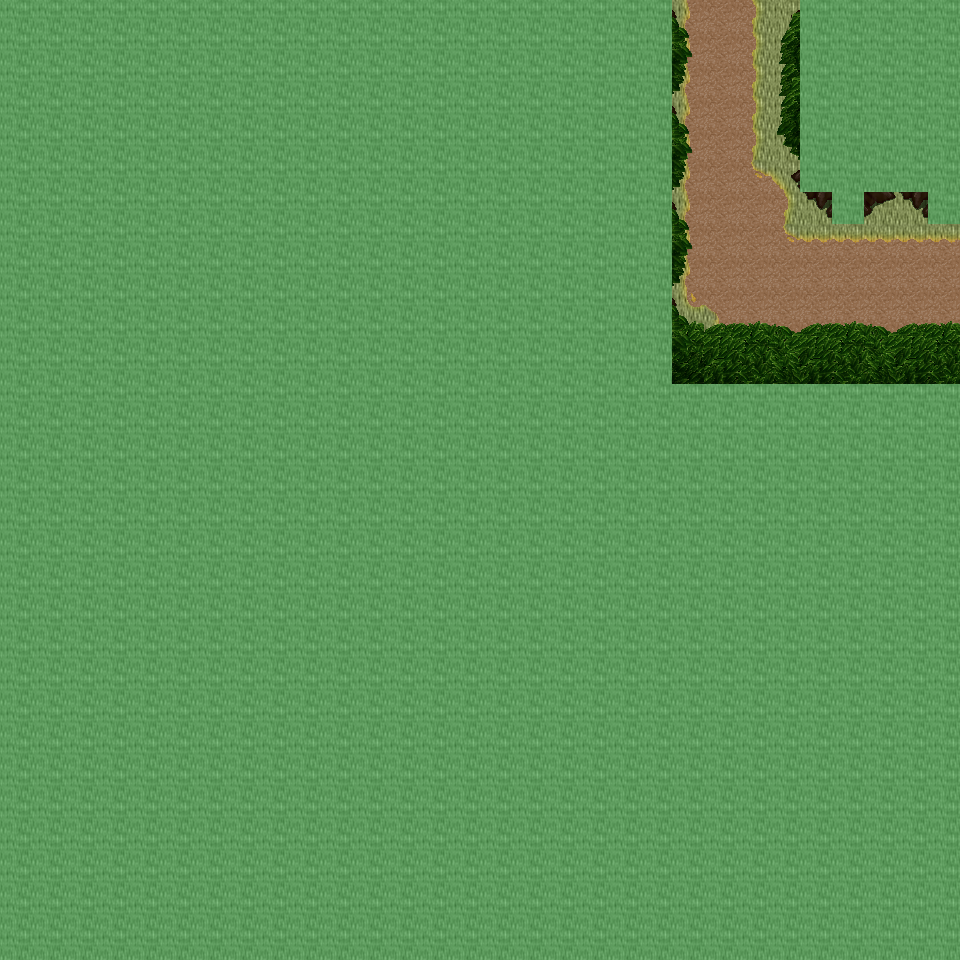

Tiled map render using the project's own tile images. Description and the map definition, with tile-layer contents summarised, below:
An orthogonal 30x30 tile map with 32x32 px tiles, 6 tile layers (Ground, Object, Object2, Above, ...), 28 tilesets and 2 objects (2x mapExit).

<map version="1.0" orientation="orthogonal" renderorder="right-down" width="30" height="30" tilewidth="32" tileheight="32" nextobjectid="3">
  <tileset firstgid="1" name="tileset_ground_ground" tilewidth="32" tileheight="32" tilecount="33" columns="3">
    <image source="../drawable/tileset_ground_ground.png" width="96" height="352" />
  </tileset>
  <tileset firstgid="34" name="tileset_plant_grasses" tilewidth="32" tileheight="32" tilecount="6" columns="3">
    <image source="../drawable/tileset_plant_grasses.png" width="96" height="64" />
  </tileset>
  <tileset firstgid="40" name="tileset_plant_flower_daisy_yellow" tilewidth="32" tileheight="32" tilecount="8" columns="2">
    <image source="../drawable/tileset_plant_flower_daisy_yellow.png" width="64" height="128" />
  </tileset>
  <tileset firstgid="48" name="tileset_plant_bush_bushes" tilewidth="32" tileheight="32" tilecount="10" columns="5">
    <image source="../drawable/tileset_plant_bush_bushes.png" width="160" height="64" />
  </tileset>
  <tileset firstgid="58" name="tileset_plant_flower_daisy_white" tilewidth="32" tileheight="32" tilecount="8" columns="2">
    <image source="../drawable/tileset_plant_flower_daisy_white.png" width="64" height="128" />
  </tileset>
  <tileset firstgid="66" name="tileset_plant_tree_tree_darkgreen" tilewidth="32" tileheight="32" tilecount="88" columns="8">
    <image source="../drawable/tileset_plant_tree_tree_darkgreen.png" width="256" height="352" />
  </tileset>
  <tileset firstgid="154" name="tileset_logic_collision" tilewidth="32" tileheight="32" tilecount="1" columns="1">
    <image source="../drawable/tileset_logic_collision.png" width="32" height="32" />
  </tileset>
  <tileset firstgid="155" name="tileset_ground_ground_3" tilewidth="32" tileheight="32" tilecount="5" columns="5">
    <image source="../drawable/tileset_ground_ground_3.png" width="160" height="32" />
  </tileset>
  <tileset firstgid="160" name="tileset_ground_dry_grass" tilewidth="32" tileheight="32" tilecount="54" columns="9">
    <image source="../drawable/tileset_ground_dry_grass.png" width="288" height="192" />
  </tileset>
  <tileset firstgid="214" name="tileset_ground_pothole" tilewidth="32" tileheight="32" tilecount="4" columns="4">
    <image source="../drawable/tileset_ground_pothole.png" width="128" height="32" />
  </tileset>
  <tileset firstgid="218" name="tileset_building_fence_palisade" tilewidth="32" tileheight="32" tilecount="84" columns="6">
    <image source="../drawable/tileset_building_fence_palisade.png" width="192" height="448" />
  </tileset>
  <tileset firstgid="302" name="tileset_ground_dirt_mounds" tilewidth="32" tileheight="32" tilecount="9" columns="3">
    <image source="../drawable/tileset_ground_dirt_mounds.png" width="96" height="96" />
  </tileset>
  <tileset firstgid="311" name="tileset_furniture_table_square_pale" tilewidth="32" tileheight="32" tilecount="1" columns="1">
    <image source="../drawable/tileset_furniture_table_square_pale.png" width="32" height="32" />
  </tileset>
  <tileset firstgid="312" name="tileset_logic_training_dummy" tilewidth="32" tileheight="32" tilecount="2" columns="2">
    <image source="../drawable/tileset_logic_training_dummy.png" width="64" height="32" />
  </tileset>
  <tileset firstgid="314" name="tileset_logic_portal" tilewidth="32" tileheight="32" tilecount="24" columns="8">
    <image source="../drawable/tileset_logic_portal.png" width="256" height="96" />
  </tileset>
  <tileset firstgid="338" name="tileset_furniture_table_stone_desk" tilewidth="32" tileheight="32" tilecount="16" columns="4">
    <image source="../drawable/tileset_furniture_table_stone_desk.png" width="128" height="128" />
  </tileset>
  <tileset firstgid="354" name="tileset_item_armor_weapons_for_walls" tilewidth="32" tileheight="32" tilecount="16" columns="4">
    <image source="../drawable/tileset_item_armor_weapons_for_walls.png" width="128" height="128" />
  </tileset>
  <tileset firstgid="370" name="tileset_item_bullseye" tilewidth="32" tileheight="32" tilecount="1" columns="1">
    <image source="../drawable/tileset_item_bullseye.png" width="32" height="32" />
  </tileset>
  <tileset firstgid="371" name="tileset_item_chest_chest_2" tilewidth="32" tileheight="32" tilecount="6" columns="3">
    <image source="../drawable/tileset_item_chest_chest_2.png" width="96" height="64" />
  </tileset>
  <tileset firstgid="377" name="tileset_item_weapon_hanging_bows" tilewidth="32" tileheight="32" tilecount="6" columns="3">
    <image source="../drawable/tileset_item_weapon_hanging_bows.png" width="96" height="64" />
  </tileset>
  <tileset firstgid="383" name="tileset_item_weapon_box_of_weapons" tilewidth="32" tileheight="32" tilecount="2" columns="1">
    <image source="../drawable/tileset_item_weapon_box_of_weapons.png" width="32" height="64" />
  </tileset>
  <tileset firstgid="385" name="tileset_item_ropes" tilewidth="32" tileheight="32" tilecount="4" columns="2">
    <image source="../drawable/tileset_item_ropes.png" width="64" height="64" />
  </tileset>
  <tileset firstgid="389" name="tileset_logic_protection" tilewidth="32" tileheight="32" tilecount="2" columns="2">
    <image source="../drawable/tileset_logic_protection.png" width="64" height="32" />
  </tileset>
  <tileset firstgid="391" name="tileset_logic_item_sign" tilewidth="32" tileheight="32" tilecount="1" columns="1">
    <image source="../drawable/tileset_logic_item_sign.png" width="32" height="32" />
  </tileset>
  <tileset firstgid="392" name="tileset_building_dojo" tilewidth="32" tileheight="32" tilecount="40" columns="8">
    <image source="../drawable/tileset_building_dojo.png" width="256" height="160" />
  </tileset>
  <tileset firstgid="432" name="tileset_furniture_table_grey_long" tilewidth="32" tileheight="32" tilecount="4" columns="2">
    <image source="../drawable/tileset_furniture_table_grey_long.png" width="64" height="64" />
  </tileset>
  <tileset firstgid="436" name="tileset_item_tools" tilewidth="32" tileheight="32" tilecount="9" columns="3">
    <image source="../drawable/tileset_item_tools.png" width="96" height="96" />
  </tileset>
  <tileset firstgid="445" name="tileset_logic_area" tilewidth="32" tileheight="32" tilecount="2" columns="2">
    <image source="../drawable/tileset_logic_area.png" width="64" height="32" />
  </tileset>
  <layer name="Ground" width="30" height="30">
    <data>[900 cells, 900 non-empty, 2 distinct tile ids]</data>
  </layer>
  <layer name="Object" width="30" height="30">
    <data>[900 cells, 43 non-empty, 14 distinct tile ids]</data>
  </layer>
  <layer name="Object2" width="30" height="30">
    <data>[900 cells, 39 non-empty, 9 distinct tile ids]</data>
  </layer>
  <layer name="Above" width="30" height="30">
    <data>[900 cells, 850 non-empty, 34 distinct tile ids]</data>
  </layer>
  <layer name="Above2" width="30" height="30">
    <data>[900 cells, 12 non-empty, 6 distinct tile ids]</data>
  </layer>
  <layer name="Walkable" width="30" height="30">
    <data>[900 cells, 824 non-empty, 1 distinct tile ids]</data>
  </layer>
  <objectgroup name="MapEvents">
    <object id="1" name="north" type="mapExit" x="672" y="0" width="128" height="32">
      <properties>
        <property name="map" value="level_0_x153_y61" />
        <property name="x" value="21" />
        <property name="y" value="28" />
      </properties>
    </object>
    <object id="2" name="east" type="mapExit" x="928" y="224" width="32" height="160">
      <properties>
        <property name="map" value="level_0_x154_y62" />
        <property name="x" value="1" />
        <property name="y" value="7" />
      </properties>
    </object>
  </objectgroup>
</map>
